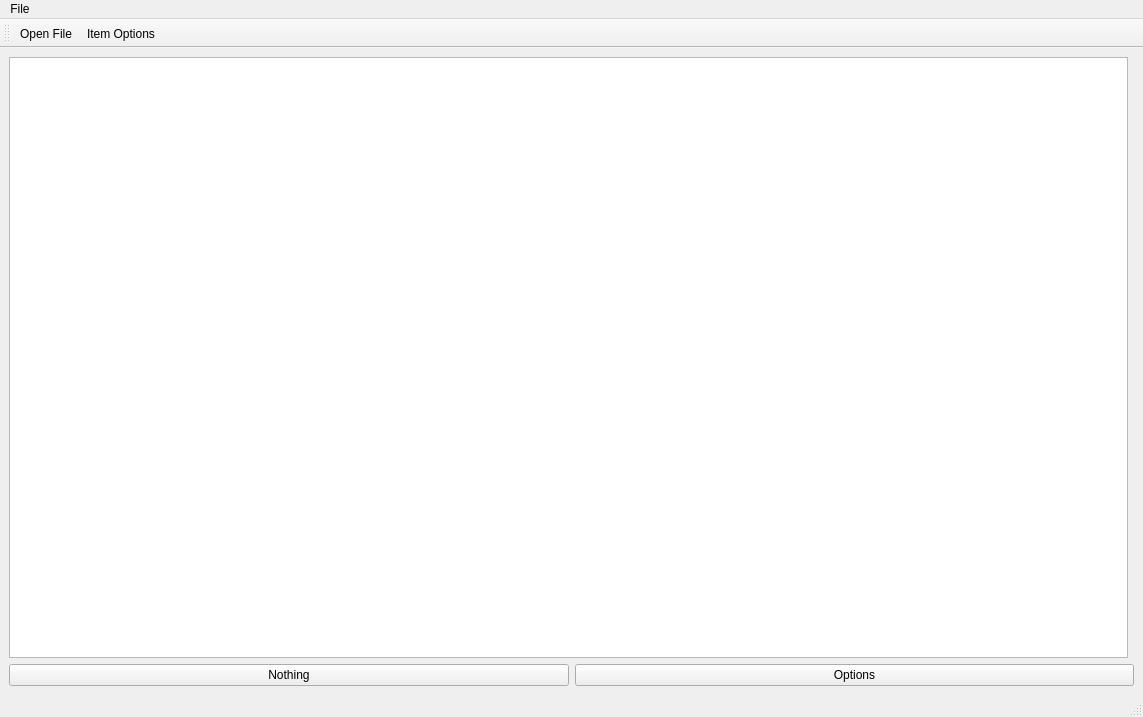
<?xml version="1.0" encoding="UTF-8"?>
<ui version="4.0">
 <class>MainWindow</class>
 <widget class="QMainWindow" name="MainWindow">
  <property name="geometry">
   <rect>
    <x>0</x>
    <y>0</y>
    <width>1143</width>
    <height>717</height>
   </rect>
  </property>
  <property name="windowTitle">
   <string>MainWindow</string>
  </property>
  <widget class="QVTKOpenGLNativeWidget" name="centralwidget">
   <layout class="QVBoxLayout" name="verticalLayout">
    <item>
     <layout class="QHBoxLayout" name="horizontalLayout">
      <item>
       <widget class="QTreeView" name="treeView">
        <property name="sizePolicy">
         <sizepolicy hsizetype="Expanding" vsizetype="Expanding">
          <horstretch>0</horstretch>
          <verstretch>0</verstretch>
         </sizepolicy>
        </property>
        <property name="contextMenuPolicy">
         <enum>Qt::ContextMenuPolicy::ActionsContextMenu</enum>
        </property>
       </widget>
      </item>
      <item>
       <widget class="QWidget" name="widget" native="true"/>
      </item>
     </layout>
    </item>
    <item>
     <layout class="QHBoxLayout" name="horizontalLayout_2">
      <item>
       <widget class="QPushButton" name="pushButton">
        <property name="text">
         <string>Nothing</string>
        </property>
       </widget>
      </item>
      <item>
       <widget class="QPushButton" name="pushButton_2">
        <property name="text">
         <string>Options</string>
        </property>
       </widget>
      </item>
     </layout>
    </item>
   </layout>
  </widget>
  <widget class="QMenuBar" name="menubar">
   <property name="geometry">
    <rect>
     <x>0</x>
     <y>0</y>
     <width>1143</width>
     <height>21</height>
    </rect>
   </property>
   <widget class="QMenu" name="menuAB_Interface">
    <property name="title">
     <string>File</string>
    </property>
    <addaction name="actionOpen_File"/>
   </widget>
   <addaction name="menuAB_Interface"/>
  </widget>
  <widget class="QStatusBar" name="statusbar"/>
  <widget class="QToolBar" name="toolBar">
   <property name="windowTitle">
    <string>toolBar</string>
   </property>
   <attribute name="toolBarArea">
    <enum>TopToolBarArea</enum>
   </attribute>
   <attribute name="toolBarBreak">
    <bool>false</bool>
   </attribute>
   <addaction name="actionOpen_File"/>
   <addaction name="actionItem_Options"/>
  </widget>
  <action name="actionOpen_File">
   <property name="icon">
    <iconset resource="icons.qrc">
     <normaloff>:/iconss/OpenFile.png</normaloff>
     <normalon>:/iconss/OpenFile.png</normalon>
     <disabledoff>:/iconss/OpenFile.png</disabledoff>
     <disabledon>:/iconss/OpenFile.png</disabledon>
     <activeoff>:/iconss/OpenFile.png</activeoff>
     <activeon>:/iconss/OpenFile.png</activeon>
     <selectedoff>:/iconss/OpenFile.png</selectedoff>
     <selectedon>:/iconss/OpenFile.png</selectedon>:/iconss/OpenFile.png</iconset>
   </property>
   <property name="text">
    <string>Open File</string>
   </property>
   <property name="menuRole">
    <enum>QAction::MenuRole::NoRole</enum>
   </property>
  </action>
  <action name="actionItem_Options">
   <property name="text">
    <string>Item Options</string>
   </property>
   <property name="menuRole">
    <enum>QAction::MenuRole::NoRole</enum>
   </property>
  </action>
 </widget>
 <customwidgets>
  <customwidget>
   <class>QVTKOpenGLNativeWidget</class>
   <extends>QWidget</extends>
   <header>QVTKOpenGLNativeWidget.h</header>
   <container>1</container>
  </customwidget>
 </customwidgets>
 <resources>
  <include location="icons.qrc"/>
 </resources>
 <connections/>
</ui>
